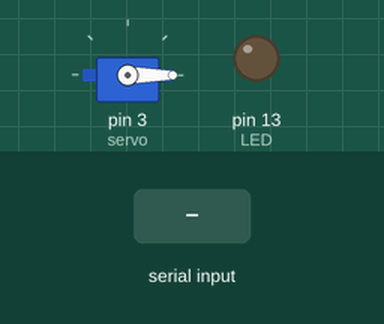
Recording of a sketch running on a simulated Arduino Uno, built with avr-gcc and run on an emulated ATmega328P. On the bench: servo, output pins drawn as LEDs (lit = HIGH). The inputs (shaded band) are chosen by the test bench.

Above: at 1.2 s.
1.3 s: "open_gate\n" received over Serial
At 2.5 s:
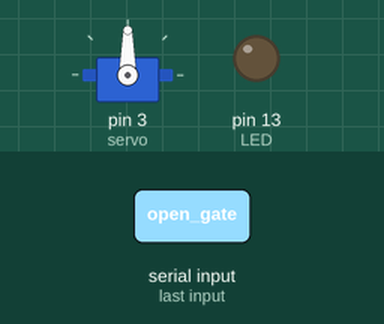
2.8 s: "1\n" received over Serial
At 3.6 s:
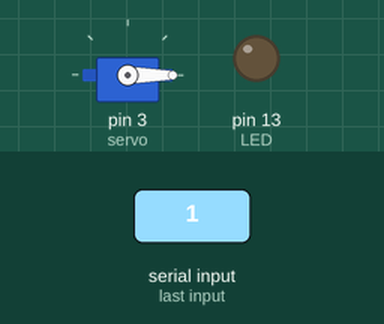
Timing chart, 0 to 5.8 s (numbered marks = the images above; inputs shaded):
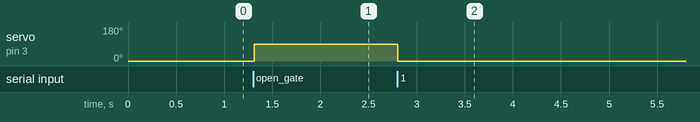

Measured:
- after the input at 1.3 s, servo on pin 3 (servo): 0° → 90° at once
- after the input at 2.8 s, servo on pin 3 (servo): 90° → 0° at once

The sketch:

ServoControler_MiniaturPortal.ino
```cpp
#include <Servo.h>


// variable lableling
const int LED = 13;
Servo servo;
String data;
void setup() {
  // put your setup code here, to run once:
 servo.attach(3);
Serial.begin(9600);
pinMode(LED,OUTPUT);

}

void loop() {
  // put your main code here, to run repeatedly:
  if(Serial.available()){
  data = Serial.readStringUntil('\n');

  }
      if(data == "open_gate"){
        servo.write(90);
        // delay(1000);
      }
  else
  {
    servo.write(0);
}
}
```
